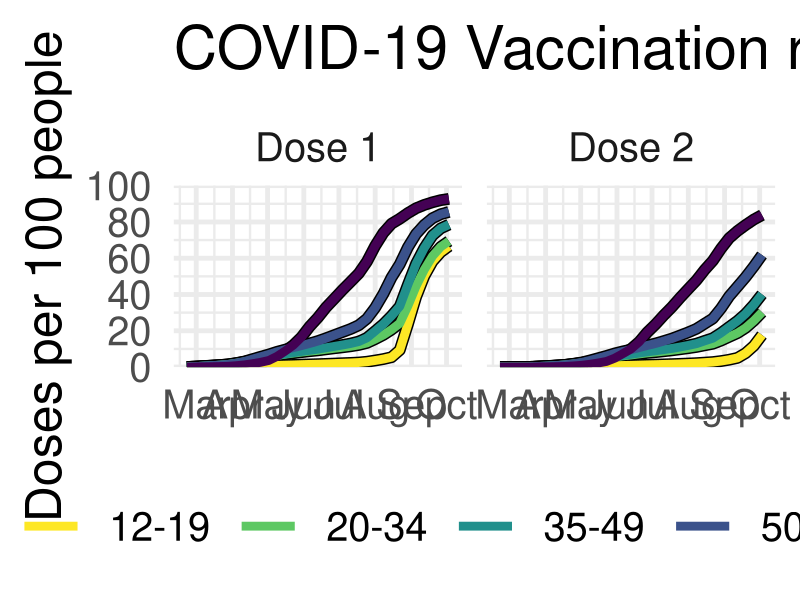

The R source for this figure:
library(tidyverse)
library(lubridate)
library(readxl)

vacc_dat <- read_excel("data/211004_-_rate_ratios_and_uptake_over_time.xlsx",
                  sheet=4) %>%
  rename(Week = `Week ending date`,
         Dose = `Dose number`,
         Ethnicity = `Ethnic group`,
         Age = `Age group`,
         DHB = `DHB of residence`,
         Vacc = `# doses administered`) %>%
  filter(Dose != 0) %>%
  filter(!(Age %in% c("0 to 4", "5 to 9", "Unknown"))) %>%
  group_by(Week, Dose, Age) %>%
  summarise(Vacc = sum(Vacc))

popn_dat <- read_excel("data/211004_-_rate_ratios_and_uptake_over_time.xlsx",
                       sheet=5) %>%
  rename(Ethnicity = `Ethnic group`,
         Age = `Age group`,
         DHB = `DHB of residence`,
         Population = `# people (HSU)`) %>%
  group_by(Age) %>% summarise(Population = sum(Population))

vacc_dat %>% count(Age)
popn_dat %>% count(Age)

# see what is missing
vacc_dat %>% anti_join(popn_dat) %>% as.data.frame()

# join up
all_dat <- vacc_dat %>% ungroup() %>% complete(Week, Age, Dose, fill=list(Vacc=0)) %>%
  left_join(popn_dat)

# check:
all_dat %>% group_by(Week, Dose) %>% summarise(Total = sum(Population, na.rm=TRUE)) %>%
  pull(Total) %>% unique()

# summarise up to our age and dhb categories (could change this whenever we like now...)
#age_cats <- data.frame(cuts=seq(0,80,by=10),
#                       labs=c("0 to 9", "10 to 19", "20 to 29", "30 to 39", "40 to 49",
#                              "50 to 59", "60 to 69", "70 to 79", "80+"))
weekly_vacc <- all_dat %>% filter(Age != "< 12") %>%
  group_by(Week, Age, Dose) %>%
  summarise(Vacc = sum(Vacc), Population = sum(Population, na.rm=TRUE))

# this is not cummaltive, so make it so
cumm_vacc <- weekly_vacc %>% group_by(Age, Dose) %>%
  arrange(Week) %>%
  mutate(Vacc = cumsum(Vacc),
         Dose = paste("Dose", Dose)) %>%
  mutate(Week = as.Date(Week))

png("vacc_by_age_through_time.png", width=1980, height=1080)
ggplot(cumm_vacc) +
  geom_line(aes(x=Week, y=Vacc/Population*100, group=Age), col='black', size=4) +
  geom_line(aes(x=Week, y=Vacc/Population*100, col=Age), size=3) +
  facet_wrap(vars(Dose)) +
  scale_color_viridis_d(direction = -1) +
  scale_y_continuous(limits = c(0,100), expand=c(0,0), breaks=seq(0,100,by=20)) +
  scale_x_date(date_breaks = "1 month", date_labels = "%b") +
  guides(colour = guide_legend(nrow = 1)) +
  theme_minimal(base_size=36) +
  labs(x = NULL,
       y = "Doses per 100 people",
       title = "COVID-19 Vaccination rates by Age: The race is on") +
  theme(legend.position='bottom',
        legend.key.width = unit(48, "pt"))
dev.off()
